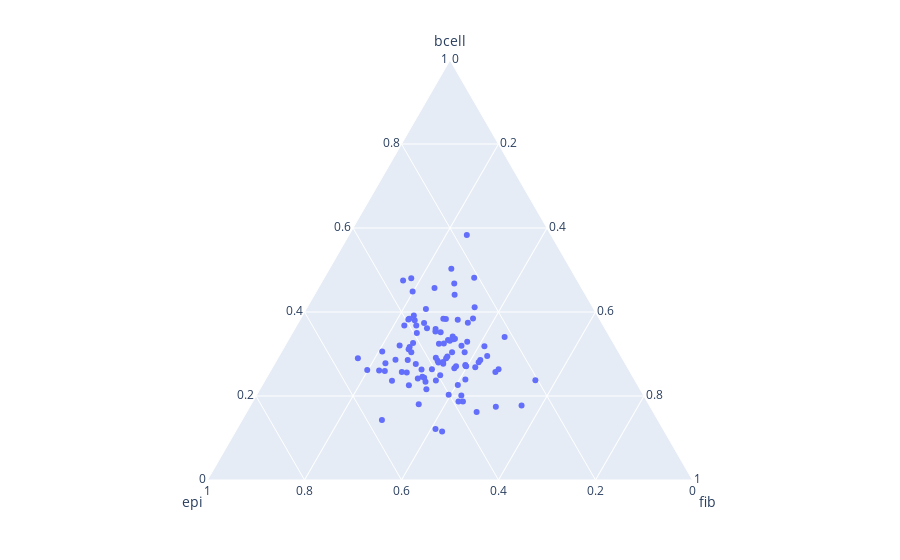
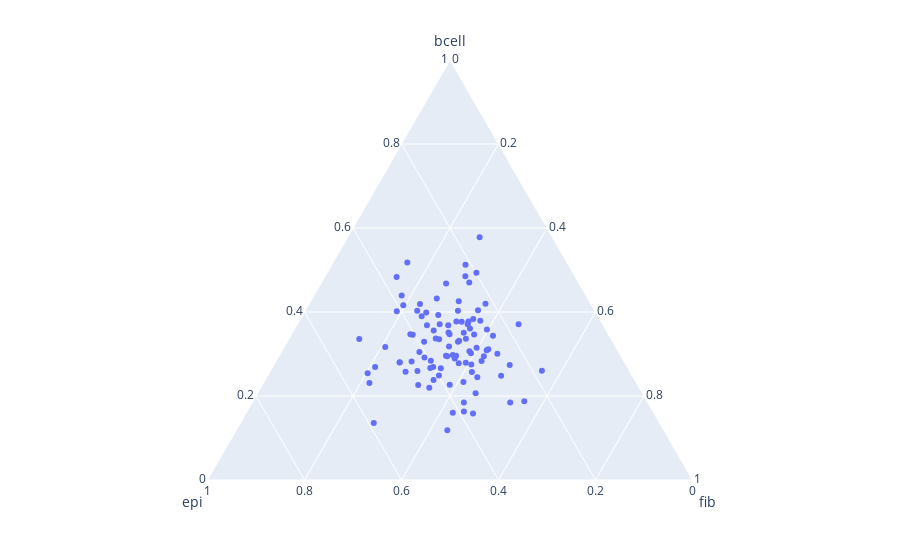

The code cell stored with these charts, in order, in its notebook:
### Code cell
px.scatter_ternary(test_prop_y, a="bcell", b="epi", c="fib").show()
px.scatter_ternary(prop_y, a="bcell", b="epi", c="fib").show()
